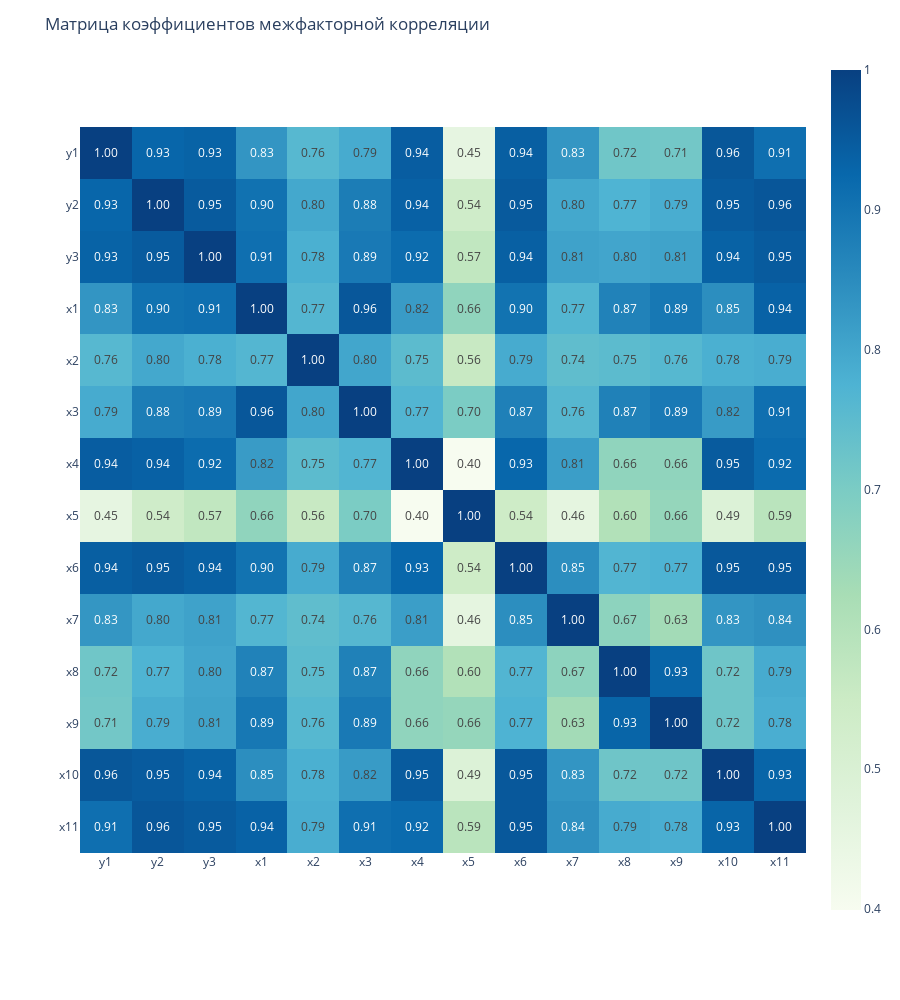

The cell this chart's notebook holds for it:
### Markdown cell above
# Матрица коэффициентов межфакторной корреляции

### Code cell
fig = px.imshow(data.corr(), text_auto='.2f', color_continuous_scale="gnbu")
fig.update_layout(height=1000, title_text="Матрица коэффициентов межфакторной корреляции")
fig.show()

### Figure 1 — Plotly figure (JSON) as saved in the notebook; plotly's stock layout.template omitted (floating-point values rounded to 4 significant figures; data arrays with more than 128 entries replaced by an {"elided": "..."} marker saying what was removed)
{"data": [{"coloraxis": "coloraxis", "name": "0", "texttemplate": "%{z:.2f}", "x": ["y1", "y2", "y3", "x1", "x2", "x3", "x4", "x5", "x6", "x7", "x8", "x9", "x10", "x11"], "y": ["y1", "y2", "y3", "x1", "x2", "x3", "x4", "x5", "x6", "x7", "x8", "x9", "x10", "x11"], "z": {"elided": "14x14 float values"}, "type": "heatmap", "xaxis": "x", "yaxis": "y", "hovertemplate": "x: %{x}<br>y: %{y}<br>color: %{z}<extra></extra>"}], "layout": {"xaxis": {"anchor": "y", "domain": [0.0, 1.0], "scaleanchor": "y", "constrain": "domain"}, "yaxis": {"anchor": "x", "domain": [0.0, 1.0], "autorange": "reversed", "constrain": "domain"}, "coloraxis": {"colorscale": [[0.0, "rgb(247,252,240)"], [0.125, "rgb(224,243,219)"], [0.25, "rgb(204,235,197)"], [0.375, "rgb(168,221,181)"], [0.5, "rgb(123,204,196)"], [0.625, "rgb(78,179,211)"], [0.75, "rgb(43,140,190)"], [0.875, "rgb(8,104,172)"], [1.0, "rgb(8,64,129)"]]}, "margin": {"t": 60}, "title": {"text": "Матрица коэффициентов межфакторной корреляции"}, "height": 1000}}
